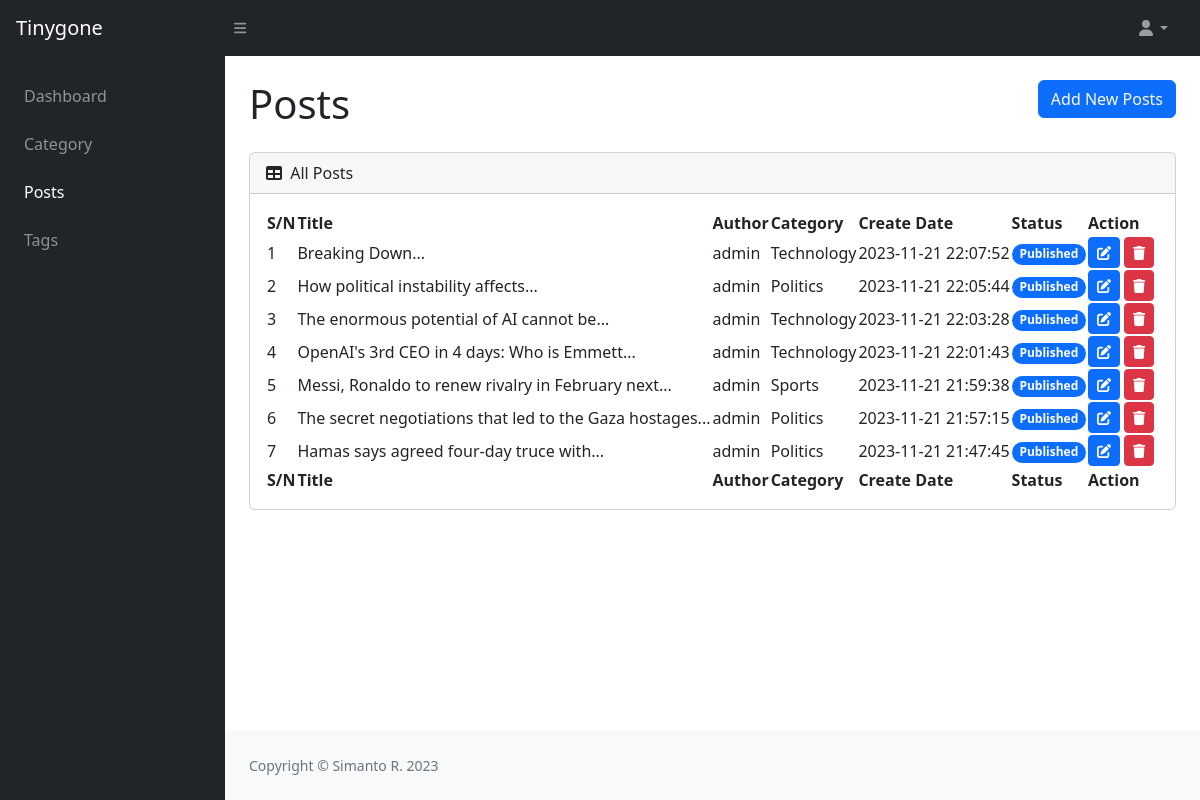
The page /admin/posts.php on the database its author committed.
### tables this page shows
CREATE TABLE `posts` (
  `id` bigint NOT NULL,
  `category_id` bigint NOT NULL,
  `admin_id` bigint NOT NULL,
  `title` varchar(255) NOT NULL,
  `slug` varchar(255) NOT NULL,
  `description` longtext NOT NULL,
  `image` varchar(255) NOT NULL,
  `status` enum('active','inactive') NOT NULL DEFAULT 'inactive',
  `created_at` timestamp NOT NULL
);

CREATE TABLE `category` (
  `id` bigint NOT NULL,
  `name` varchar(255) NOT NULL,
  `slug` varchar(255) NOT NULL
);

### admin/helper/helper.php (called while the page is built, shortened)
<?php
    function str_limit($string,$limit=80){
        $string = $string. "";
        $string = substr($string, 0,$limit);
        $string = substr($string, 0,strrpos($string, " "));
        $string = $string."...";
        return $string;
    }
?>

### admin/posts.php (the view, shortened to what this page needs)
<?php
    include("layout/head.php");
    include("helper/helper.php");
?>
    <body class="sb-nav-fixed">
        <?php include("layout/nav.php") ?>
        <div id="layoutSidenav">
            <?php include("layout/sidebar.php") ?>
            <div id="layoutSidenav_content">
                <main>
                    <div class="container-fluid px-4">
                        <div class="d-flex">
                            <h1 class="my-4">Posts</h1>
                            <div class="my-4 ms-auto">
                                <button class="btn btn-primary btn-small">
                                    <a href="createPosts.php" class="nav-link text-light text-capitalize"> Add new posts</a>
                                </button>
                            </div>
                        </div>
                        <div class="card mb-4">
                            <div class="card-header">
                                <i class="fas fa-table me-1"></i>
                                All Posts
                            </div>
                            <div class="card-body">
                                <table id="datatablesSimple">
                                    <thead>
                                        <tr>
                                            <th>S/N</th>
                                            <th>Title</th>
                                            <th>Author</th>
                                            <th>Category</th>
                                            <th>Create Date</th>
                                            <th>Status</th>
                                            <th>Action</th>
                                        </tr>
                                    </thead>
                                    <tfoot>
                                        <tr>
                                            <th>S/N</th>
                                            <th>Title</th>
                                            <th>Author</th>
                                            <th>Category</th>
                                            <th>Create Date</th>
                                            <th>Status</th>
                                            <th>Action</th>
                                        </tr>
                                    </tfoot>
                                    <tbody>
                                    <?php
                                        $sql = "SELECT posts.id,posts.title,posts.status,posts.created_at,category.name as CategoryName,admin.name as Author FROM posts
                                        INNER JOIN category ON posts.category_id=category.id
                                        INNER JOIN admin ON posts.admin_id=admin.id
                                        ORDER BY posts.id DESC";
                                            $stmt = $conn->query($sql);
                                            $posts = $stmt->fetchAll(PDO::FETCH_OBJ);
                                            if ($posts) {
                                                foreach ($posts as $key => $post) { ?>
                                                    <tr>
                                                        <td><?php echo $key + 1; ?></td>
                                                        <td><?php echo str_limit($post->title, 100); ?></td>
                                                        <td><?php echo $post->Author; ?></td>
                                                        <td><?php echo $post->CategoryName; ?></td>
                                                        <td><?php echo $post->created_at; ?></td>
                                                        <td>
                                                            <?php if ($post->status == 'active') { ?>
                                                                <span class="badge rounded-pill bg-primary">Published</span>
                                                            <?php } else { ?>
                                                                <span class="badge rounded-pill bg-danger">Draft</span>
                                                            <?php
                                                            }
                                                            ?>
                                                        </td>
                                                        <td>
                                                            <a href="postEdit.php?id=<?php echo $post->id ?>" class="btn btn-primary btn-sm">
                                                                <i class="fas fa-edit"></i>
                                                            </a>
                                                            <a href="postDelete.php?id=<?php echo $post->id ?>" onclick="return confirm('Are you sure to delete this post?')" class="btn btn-danger  btn-sm">
                                                                <i class="fas fa-trash"></i>
                                                            </a>
                                                        </td>
                                                    </tr>
                                            <?php
                                                }
                                            }
                                            ?>
                                    </tbody>
                                </table>
                            </div>
                        </div>
                    </div>
                </main>
                <?php include("layout/footer.php") ?>
            </div>
        </div>
    <?php include("layout/foot.php") ?>

### rows shown on the page
posts: title "Breaking Down...", admin.name "admin", category.name "Technology", created_at "2023-11-21 22:07:52", status "Published"
posts: title "How political instability affects...", admin.name "admin", category.name "Politics", created_at "2023-11-21 22:05:44", status "Published"
posts: title "The enormous potential of AI cannot be...", admin.name "admin", category.name "Technology", created_at "2023-11-21 22:03:28", status "Published"
posts: title "OpenAI's 3rd CEO in 4 days: Who is Emmett...", admin.name "admin", category.name "Technology", created_at "2023-11-21 22:01:43", status "Published"
posts: title "Messi, Ronaldo to renew rivalry in February next...", admin.name "admin", category.name "Sports", created_at "2023-11-21 21:59:38", status "Published"
posts: title "The secret negotiations that led to the Gaza hostages...", admin.name "admin", category.name "Politics", created_at "2023-11-21 21:57:15", status "Published"
posts: title "Hamas says agreed four-day truce with...", admin.name "admin", category.name "Politics", created_at "2023-11-21 21:47:45", status "Published"
